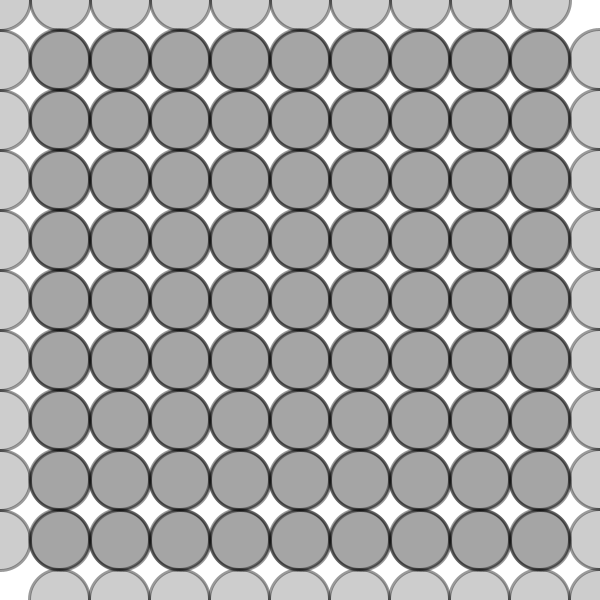
Frame 1 (no input)
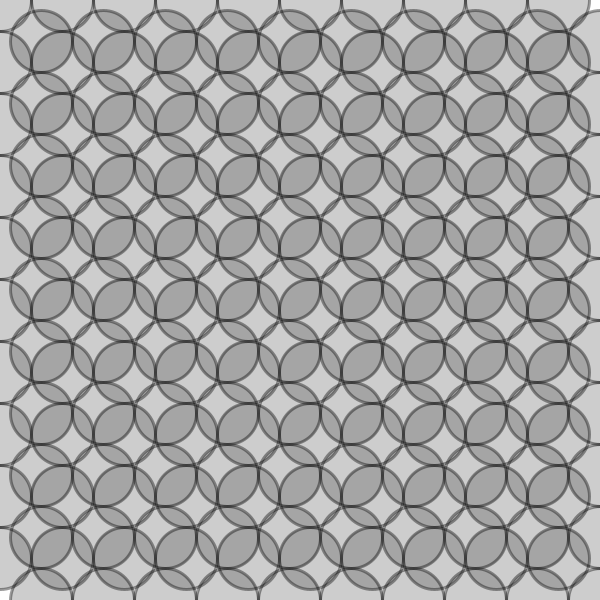
Frame 60 (the mouse pressed at the canvas centre just before this capture)
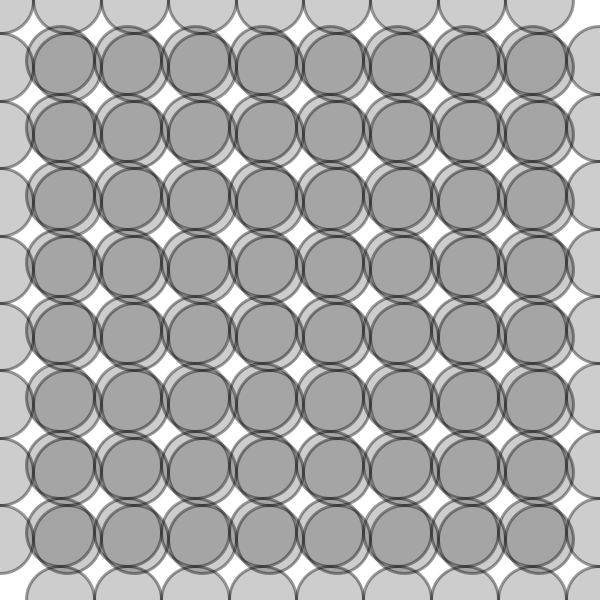
Frame 120 (the mouse held since frame 60 and released just before this capture)

The Processing sketch that drew these frames (run headless with seeded random() and noise(); from frame 60 on, the mouse is pressed at the canvas centre):

// Processing sketch: processing_for_loop_extended
// ── processing_for_loop_extended.pde
/*

IED Visual Communication Madrid

One Year Course of Digital Arts & Experience Design

PROCESSING

Author: Kike Ramírez

Date: 25/1/2017

Subject: For loops

*/


// Step variable definition
float step;



void setup() {

  // Set window size
  size(600, 600);
  
  // Remove stroke lines
  strokeWeight(3);
  stroke(0, 100);
  
  // Fill in black
  fill(0, 50);
  
}


void draw(){

  // Clear background
  background(255);
  
  // Animate it!! Uncomment next line to set a sinusoidal variable step
  step = width/10 * ( 1 + 9 * pow( sin(millis() / 20000.0), 2));  
  
  // Draw ellipses using a "for" loop
  // i :          Float variable chosen (by ourselves) to control for loop
  // i < width:   Condition to continue the for loop. If FALSE it stops.
  // i += step:   Increment of control variable.
  for (float j = 0; j < height; j += step) {
    for (float i = 0; i < width; i += step) {
    
      // Draw a circle of 'step' diameter at position (i, height/2)
      ellipse(i, j, step, step);
      ellipse(width - i, height - j, step, step);
    
    }
  }
  

}
